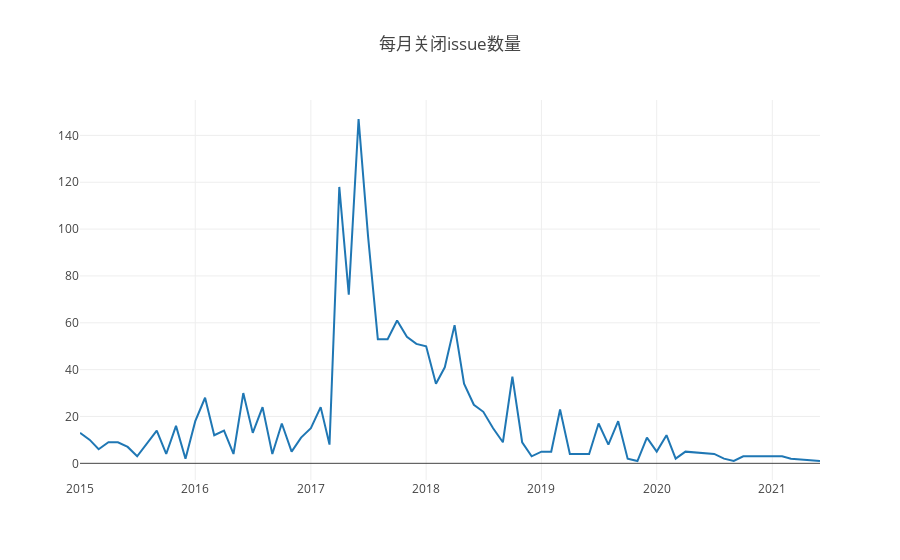

The notebook cell this image was saved under:
### Markdown cell above
### 2.2每月关闭Issue的个数

### Code cell
Promise.all(years.map(y=>{
    var q=`select issue_close_year, issue_close_month, count(issue_number) as close_issue_number
    from
    (select toYear(issue_closed_at) as issue_close_year, toMonth(issue_closed_at)as issue_close_month,issue_number
    from github_log.year${y}
         where repo_id='18044526'
               and type in ('IssuesEvent','IssueCommentEvent','PullRequestEvent','PullRequestReviewComment')
                and action = 'closed'
    )t
    group by (issue_close_year, issue_close_month)
    order by (issue_close_year, issue_close_month)`;
    return openDigger.driver.clickhouse.query(q);
})).then(data =>
        {var closeIssueCount = [], ytos = [],issuetable=[];
        data.forEach(d=> {
        d.forEach(t => {
            closeIssueCount.push(t.close_issue_number);
            ytos.push(t.issue_close_year + '-' + t.issue_close_month.toString().padStart(2, '0'));
            issuetable.push([t.issue_close_year + '-' + t.issue_close_month.toString().padStart(2, '0'),t.close_issue_number])
    });
        });
         console.table(issuetable);
        openDigger.render.plotly([
        {x: ytos, y: closeIssueCount, mode: 'scatter', name: '每月关闭issue数量'},
    ], {
        title: '每月关闭issue数量',
        yaxis2: { overlaying: 'y', side: 'right', anchor: 'x' }
    });
});

### Figure 1 — Plotly figure (JSON) as saved in the notebook; plotly's stock layout.template omitted (floating-point values rounded to 4 significant figures)
{"data": [{"mode": "scatter", "name": "每月关闭issue数量", "x": ["2015-01", "2015-02", "2015-03", "2015-04", "2015-05", "2015-06", "2015-07", "2015-09", "2015-10", "2015-11", "2015-12", "2016-01", "2016-02", "2016-03", "2016-04", "2016-05", "2016-06", "2016-07", "2016-08", "2016-09", "2016-10", "2016-11", "2016-12", "2017-01", "2017-02", "2017-03", "2017-04", "2017-05", "2017-06", "2017-07", "2017-08", "2017-09", "2017-10", "2017-11", "2017-12", "2018-01", "2018-02", "2018-03", "2018-04", "2018-05", "2018-06", "2018-07", "2018-08", "2018-09", "2018-10", "2018-11", "2018-12", "2019-01", "2019-02", "2019-03", "2019-04", "2019-05", "2019-06", "2019-07", "2019-08", "2019-09", "2019-10", "2019-11", "2019-12", "2020-01", "2020-02", "2020-03", "2020-04", "2020-07", "2020-08", "2020-09", "2020-10", "2021-02", "2021-03", "2021-06"], "y": ["13", "10", "6", "9", "9", "7", "3", "14", "4", "16", "2", "18", "28", "12", "14", "4", "30", "13", "24", "4", "17", "5", "11", "15", "24", "8", "118", "72", "147", "97", "53", "53", "61", "54", "51", "50", "34", "41", "59", "34", "25", "22", "15", "9", "37", "9", "3", "5", "5", "23", "4", "4", "4", "17", "8", "18", "2", "1", "11", "5", "12", "2", "5", "4", "2", "1", "3", "3", "2", "1"]}], "layout": {"autosize": true, "title": {"text": "每月关闭issue数量"}, "xaxis": {"autorange": true, "range": ["2015-01-01", "2021-06-01"], "type": "date"}, "yaxis": {"autorange": true, "range": [-7.111, 155.1], "type": "linear"}, "yaxis2": {"anchor": "x", "overlaying": "y", "side": "right"}}}
